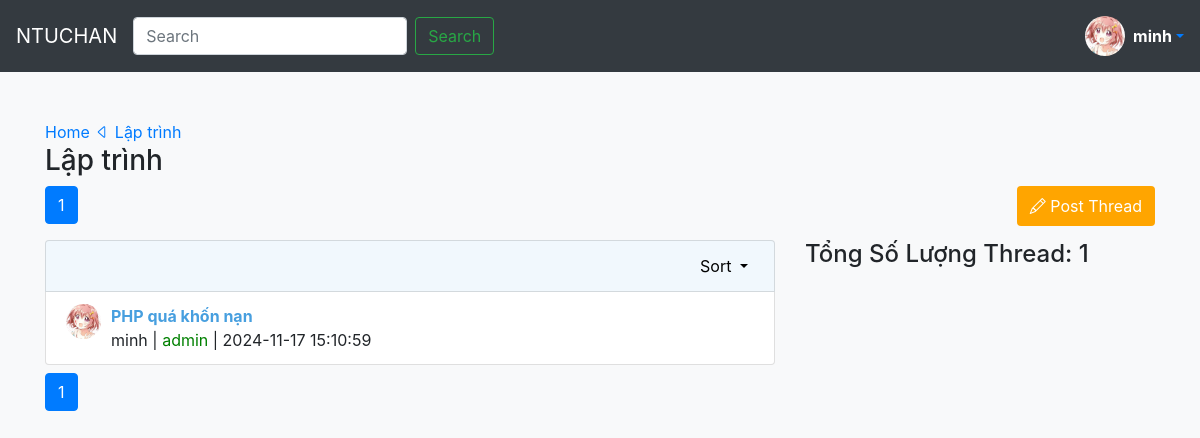
The page /UI/category/list.php?name=Lập+trình&category_id=3&sort=thread (signed in) on the database its author committed.
### tables this page shows
CREATE TABLE `Categories` (
  `category_id` int(11) NOT NULL,
  `board_id` int(11) NOT NULL,
  `name` varchar(50) NOT NULL,
  `description` text NOT NULL
);

CREATE TABLE `Threads` (
  `thread_id` int(11) NOT NULL,
  `title` varchar(255) NOT NULL,
  `category_id` int(11) NOT NULL,
  `created_at` timestamp NOT NULL DEFAULT current_timestamp(),
  `newest_post_at` timestamp NULL DEFAULT NULL,
  `posts_count` int(11) DEFAULT NULL,
  `is_pinned` tinyint(1) NOT NULL DEFAULT 0
);

### UI/category/list.php (the view, shortened to what this page needs)
<!doctype html>
<html lang="en">
<head>
    <link rel="stylesheet" href="https://stackpath.bootstrapcdn.com/bootstrap/4.5.2/css/bootstrap.min.css">
    <link rel="stylesheet" href="https://cdnjs.cloudflare.com/ajax/libs/font-awesome/5.15.4/css/all.min.css">
    <link rel="stylesheet" href="https://cdn.jsdelivr.net/npm/bootstrap-icons@1.11.3/font/bootstrap-icons.min.css">
</head>
<body>
    <?php
    require "./config.php";
    $isLoggedIn = isset($_SESSION["user_id"]);
    if ($isLoggedIn) {
        $user_is_banned = false;
    }
    $name = $_GET["name"];
    $sort = $_GET["sort"];
    $search_ca = "SELECT * FROM `Categories` WHERE `name` LIKE '%$name%'";
    $result_categories = mysqli_query($conn, $search_ca);
    $category = mysqli_fetch_assoc($result_categories);
    $category_id = $category["category_id"];
    if($sort == "post") $sort = "newest_post_at";
    else if ($sort = "thread") $sort = "created_at";
    $count_th_ca_query = "SELECT COUNT(*) as total FROM `Threads` WHERE `category_id` = $category_id";
    $count_th_ca_result = mysqli_query($conn, $count_th_ca_query);
    $total_threads = mysqli_fetch_assoc($count_th_ca_result)['total'];
    $threads_per_page = 10;
    $page = isset($_GET['page']) ? (int) $_GET['page'] : 1;
    $offset = ($page - 1) * $threads_per_page;
    $search_th_ca =
        "SELECT t.thread_id, t.title, t.category_id, t.created_at, t.newest_post_at, t.posts_count, t.is_pinned, u.profile_pic, u.username, u.role
    FROM Threads t
    LEFT JOIN
    Posts p ON t.thread_id = p.thread_id
    LEFT JOIN
    Users u ON p.user_id = u.user_id
    WHERE
    p.post_id = (
        SELECT MIN(p2.post_id)
        FROM Posts p2
        WHERE p2.thread_id = t.thread_id
    )
    AND t.category_id = $category_id
    ORDER BY $sort DESC
    LIMIT $offset, $threads_per_page";
    $result_threads_ca = mysqli_query($conn, $search_th_ca);
    $threads_ca = [];
    while ($thread = mysqli_fetch_assoc($result_threads_ca)) {
        $threads_ca[] = $thread;
    }
    $total_pages = ceil($total_threads / $threads_per_page);
    ?>
    <?php session_abort();
    require "../trangchu/header.php" ?>
    <div class="container mt-5">
        <span><a href="../trangchu/home.php">Home <i class="bi bi-caret-left"></i> </a><a
                href="#"><?php echo $name; ?></a>
        </span>
        <h3 class=""><?php echo $name; ?></h3>
        <div class="d-flex">
            <nav aria-label="Page navigation">
                <ul class="pagination">
                    <?php for ($i = 1; $i <= $total_pages; $i++): ?>
                        <li class="page-item <?php if ($i == $page)
                            echo 'active'; ?>">
                            <a class="page-link"
                                href="./list.php?name=<?php echo urlencode($name); ?>&category_id=<?php echo urlencode($category_id); ?>&page=<?php echo $i; ?>"><?php echo $i; ?></a>
                        </li>
                    <?php endfor; ?>
                </ul>
            </nav>
            <?php if ($isLoggedIn): ?>
                <?php if (!$user_is_banned): ?>
                    <button class="btn post_btn" data-toggle="modal" data-target="#postModal"><i class="bi bi-pencil"></i> Post
                        Thread</button>
                <?php endif; ?>
            <?php endif; ?>
        </div>
        <div class="row">
            <div class="col-lg-8">
                <?php if (isset($name) && isset($category_id)): ?>
                    <ul class="list-group">
                        <li class="list-group-item d-flex justify-content-end li_nav">
                            <div class="dropdown">
                                <button class="dropdown-toggle filter_btn" type="button" id="dropdownMenuButton"
                                    data-toggle="dropdown" aria-haspopup="true" aria-expanded="false">
                                    Sort
                                </button>
                            </div>
                        </li>
                        <?php foreach ($threads_ca as $value): ?>
                            <li class="list-group-item d-flex">
                                <img src="<?php echo (!empty($value["profile_pic"]) && realpath($value["profile_pic"])) ? $value["profile_pic"] : "../images/default.jpg"; ?>"
                                    class="rounded-circle" width="40" height="40" alt="icon" class="my-1 mr-3">
                                <div class="content-wrapper ">
                                    <a href="../threads/thread.php?id=<?php  echo urlencode($value["thread_id"]); ?>"
                                        class="topic-name font-weight-bold"><?php echo htmlspecialchars($value['title']); ?></a>
                                    <div><span> <?php echo $value["username"] ?></span> |
                                    <?php if($value["role"] == "admin"):?>
                                        <span style="color: green;"><?php echo $value["role"];?></span> |
                                        <?php endif;?>
                                        <span><?php echo htmlspecialchars($value['created_at']); ?></span>
                                    </div>
                                </div>
                            </li>
                        <?php endforeach ?>
                    </ul>
                    <nav aria-label="Page navigation">
                        <ul class="pagination">
                            <?php for ($i = 1; $i <= $total_pages; $i++): ?>
                                <li class="page-item <?php if ($i == $page)
                                    echo 'active'; ?>">
                                    <a class="page-link"
                                        href="./list.php?name=<?php echo urlencode($name); ?>&category_id=<?php echo urlencode($category_id); ?>&page=<?php echo $i; ?>"><?php echo $i; ?></a>
                                </li>
                            <?php endfor; ?>
                        </ul>
                    </nav>
                <?php endif; ?>
            </div>
            <div class="col-lg-4">
                <div class="sidebar">
                    <h4><?php echo "Tổng Số Lượng Thread: " . $total_threads; ?></h4>
                </div>
            </div>
        </div>
    </div>
</body>
</html>

### UI/category/list.php (style rules this page uses)
body { background-color: #f8f9fa; }
.list-group-item img { width: 35px; height: 35px; margin-right: 10px; }
.list-group-item a { text-decoration: none; color: #000; }
.content-wrapper { display: flex; flex-direction: column; text-decoration: none; transition: color 0.3s ease; }
.content-wrapper a { color: #479fdf; }
.post_btn { margin-left: auto; margin-right: 0; background-color: orange; color: white; height: 40px; }
.filter_btn { border: none; background-color: #f1f8fd; }
.li_nav { background-color: #f1f8fd; }

### rows shown on the page
threads: title "PHP quá khốn nạn", username "minh", role "admin", created_at "2024-11-17 15:10:59"

### other values the page prints
$username "minh"
$name "Lập trình"
$total_threads "1"
